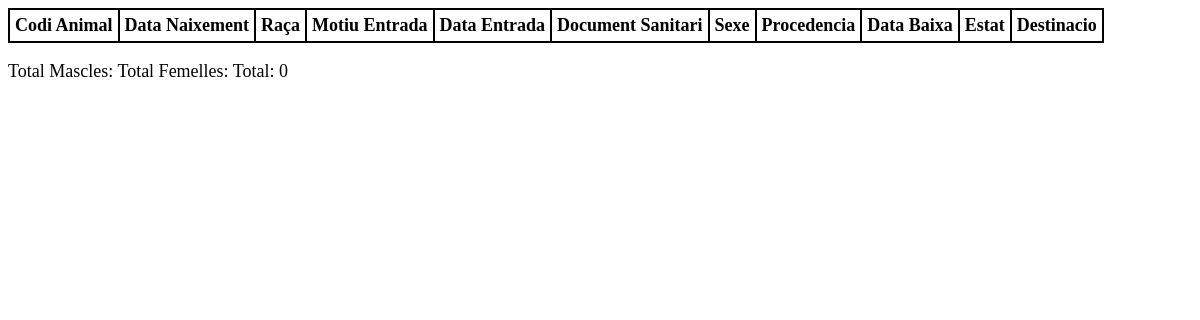
Before: /index.php/llistar/tots with the older database file.
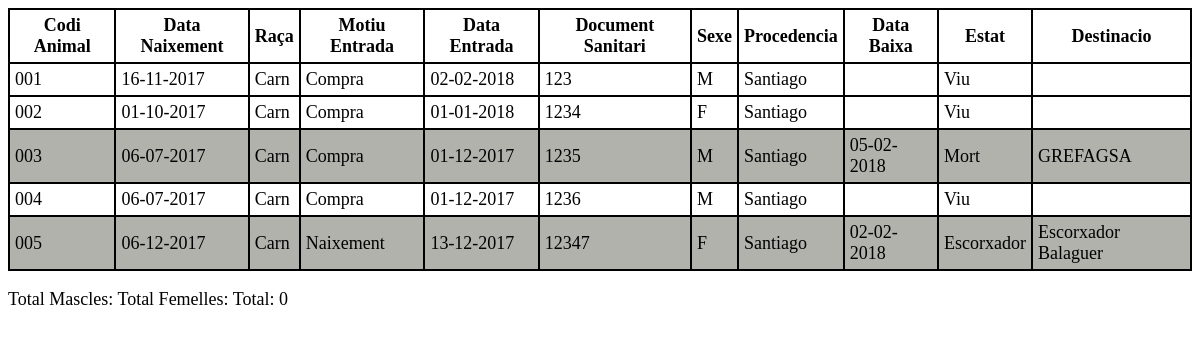
After: the same page with the newer database file.
### tables this page shows
CREATE TABLE IF NOT EXISTS `animals` (
  `codi` varchar(255) NOT NULL,
  `dataNaixement` date NOT NULL,
  `raca` varchar(255) NOT NULL,
  `motiuEntrada` varchar(255) NOT NULL,
  `dataEntrada` date NOT NULL,
  `documentSanitari` varchar(255) NOT NULL,
  `sexe` char(1) NOT NULL,
  `procedencia` varchar(255) NOT NULL,
  `dataBaixa` date DEFAULT NULL,
  `estat` varchar(50) NOT NULL,
  `destinacio` varchar(255) DEFAULT NULL,
  PRIMARY KEY (`codi`)
);

### application/controllers/Llistar.php (called while the page is built, shortened)
<?php
class Llistar extends CI_Controller {
    public function __construct()
        {
                $this->load->helper('url');
                $this->load->model('llistar_model');
        }
	public function tots()
	{
         $data['files'] = $this->llistar_model->tots();
         $this->load->view('llistar_view',$data);
	}
}

### index.php (called while the page is built, shortened)
<?php
require_once BASEPATH.'core/CodeIgniter.php';

### application/models/llistar_model.php (called while the page is built, shortened)
<?php
class Llistar_model extends CI_Model {
        public function tots()
        {
                $query = $this->db->get('animals');
                return $query->result();
        }
}
?>

### application/views/llistar_view.php (the view, shortened to what this page needs)
<!DOCTYPE html>
<html lang="es">
<head>
</head>
<body>
    <div class="container">
        <table border="1">
            <tr>
                <th>Codi Animal</th>
                <th>Data Naixement</th>
                <th>Raça</th>
                <th>Motiu Entrada</th>
                <th>Data Entrada</th>
                <th>Document Sanitari</th>
                <th>Sexe</th>
                <th>Procedencia</th>
                <th>Data Baixa</th>
                <th>Estat</th>
                <th>Destinacio</th>
            </tr>
            <?php
            foreach($files as $animal) {
                if ($animal->estat != "Viu") {
                echo "<tr class='baixa'>";
                } else {
                    echo "<tr>";
                }
                echo "<td>".$animal->codi."</td>";
                echo "<td>".date("d-m-Y",strtotime($animal->dataNaixement))."</td>";
                echo "<td>".$animal->raca."</td>";
                echo "<td>".$animal->motiuEntrada."</td>";
                echo "<td>".date("d-m-Y",strtotime($animal->dataEntrada))."</td>";
                echo "<td>".$animal->documentSanitari."</td>";
                echo "<td>".$animal->sexe."</td>";
                echo "<td>".$animal->procedencia."</td>";
                if ($animal->dataBaixa != "") {
                    echo "<td>".date("d-m-Y",strtotime($animal->dataBaixa))."</td>";
                } else {
                    echo "<td>".$animal->dataBaixa."</td>";
                }
                echo "<td>".$animal->estat."</td>";
                echo "<td>".$animal->destinacio."</td>";
            }
            echo "</tr>";
        ?>
        </table>
            <p>Total Mascles: <?php echo $mascles[0]->mascles; ?> Total Femelles: <?php echo $femelles[0]->femelles;?> Total: <?php echo ($mascles[0]->mascles + $femelles[0]->femelles); ?></p>
    </div>
</body>
</html>

### application/views/llistar_view.php (style rules this page uses)
body * { font-size: 18px; }
table { border-collapse: collapse; }
td, th { text-transform: capitalize; border: 2px solid black; padding:5px; }
tr.baixa td { background-color:#b2b2ad; }

Changed rows visible on the page:
added animals: codi "001", dataNaixement "16-11-2017", raca "Carn", motiuEntrada "Compra", dataEntrada "02-02-2018", documentSanitari "123", sexe "M", procedencia "Santiago", estat "Viu"
added animals: codi "002", dataNaixement "01-10-2017", raca "Carn", motiuEntrada "Compra", dataEntrada "01-01-2018", documentSanitari "1234", sexe "F", procedencia "Santiago", estat "Viu"
added animals: codi "003", dataNaixement "06-07-2017", raca "Carn", motiuEntrada "Compra", dataEntrada "01-12-2017", documentSanitari "1235", sexe "M", procedencia "Santiago", dataBaixa "05-02-2018", estat "Mort", destinacio "GREFAGSA"
added animals: codi "004", dataNaixement "06-07-2017", raca "Carn", motiuEntrada "Compra", dataEntrada "01-12-2017", documentSanitari "1236", sexe "M", procedencia "Santiago", estat "Viu"
added animals: codi "005", dataNaixement "06-12-2017", raca "Carn", motiuEntrada "Naixement", dataEntrada "13-12-2017", documentSanitari "12347", sexe "F", procedencia "Santiago", dataBaixa "02-02-2018", estat "Escorxador", destinacio "Escorxador Balaguer"
